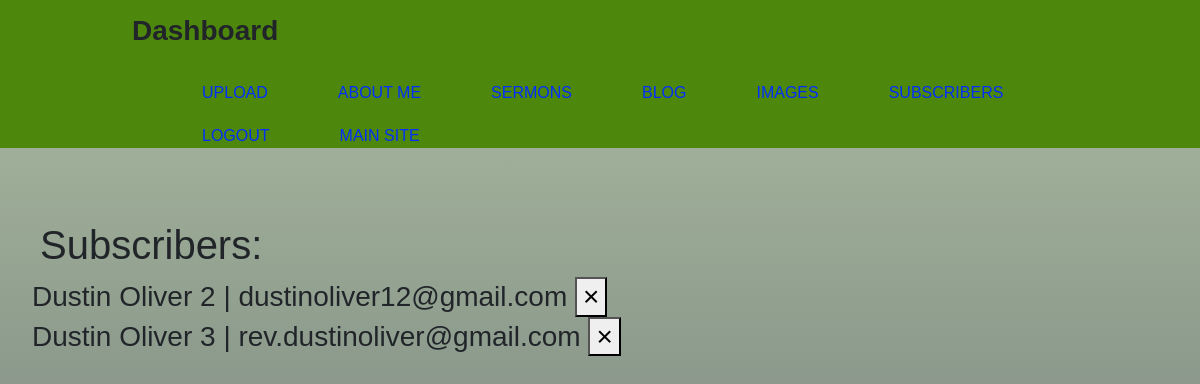
Before: /dash-subscribers (signed in) with the older database file.
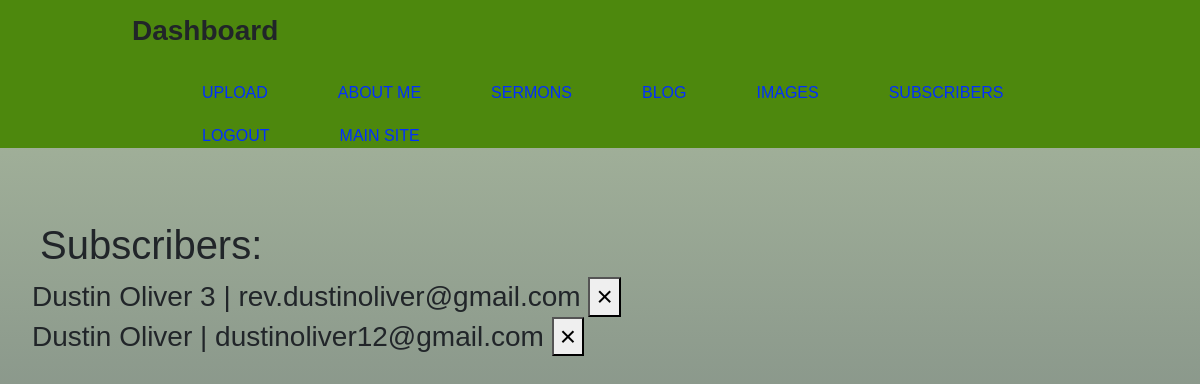
After: the same page with the newer database file.
### website/models.py (models this page shows, shortened)
class Subscribers(db.Model):
    id = db.Column(db.Integer, primary_key=True)
    first_name = db.Column(db.String(200), nullable=False)
    last_name = db.Column(db.String(200), nullable=False)
    email = db.Column(db.String(200), nullable=False, unique=True)
    date_created = db.Column(db.DateTime, default=func.now())

### website/auth.py (the view)
@auth.route('/dash-subscribers', methods=['GET', 'POST'])
@login_required
def dash_subscribers():
    title = "Dash Subscribers"
    subscriber_list = Subscribers.query.order_by(Subscribers.id)
    return render_template('dash_subscribers.html', title=title, subscriber_list=subscriber_list)

### website/templates/dash_subscribers.html
{% extends 'dash_base.html' %} {% block title %} {{title}} {% endblock %} {% block content %}
<h1>Subscribers:</h1>
<h3>
    <ol>
        {% for subscriber in subscriber_list %}
        <li class="list-group-item">{{ subscriber.first_name + " " + subscriber.last_name + " | " + subscriber.email }}
            <button type="button" class="close" onClick="deleteSubscribers({{ subscriber.id }})">
                <span aria-hidden="true">&times;</span>
            </button>
        </li>
        {% endfor %}
    </ol>
</h3>
{% endblock %}

Changed rows visible on the page:
removed Subscribers: first_name+last_name+email "Dustin Oliver 2 | dustinoliver12@gmail.com"
added Subscribers: first_name+last_name+email "Dustin Oliver | dustinoliver12@gmail.com"
